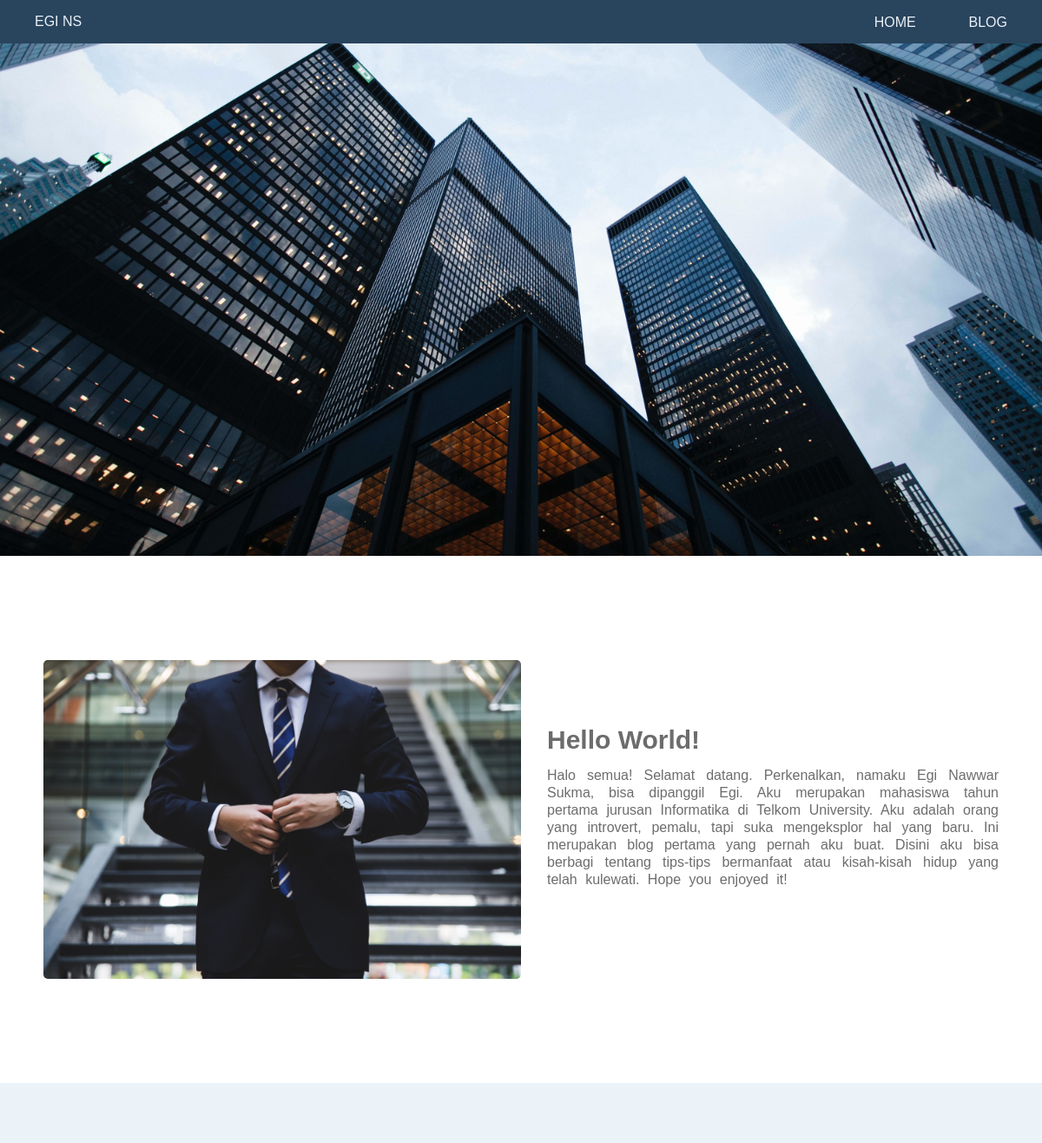
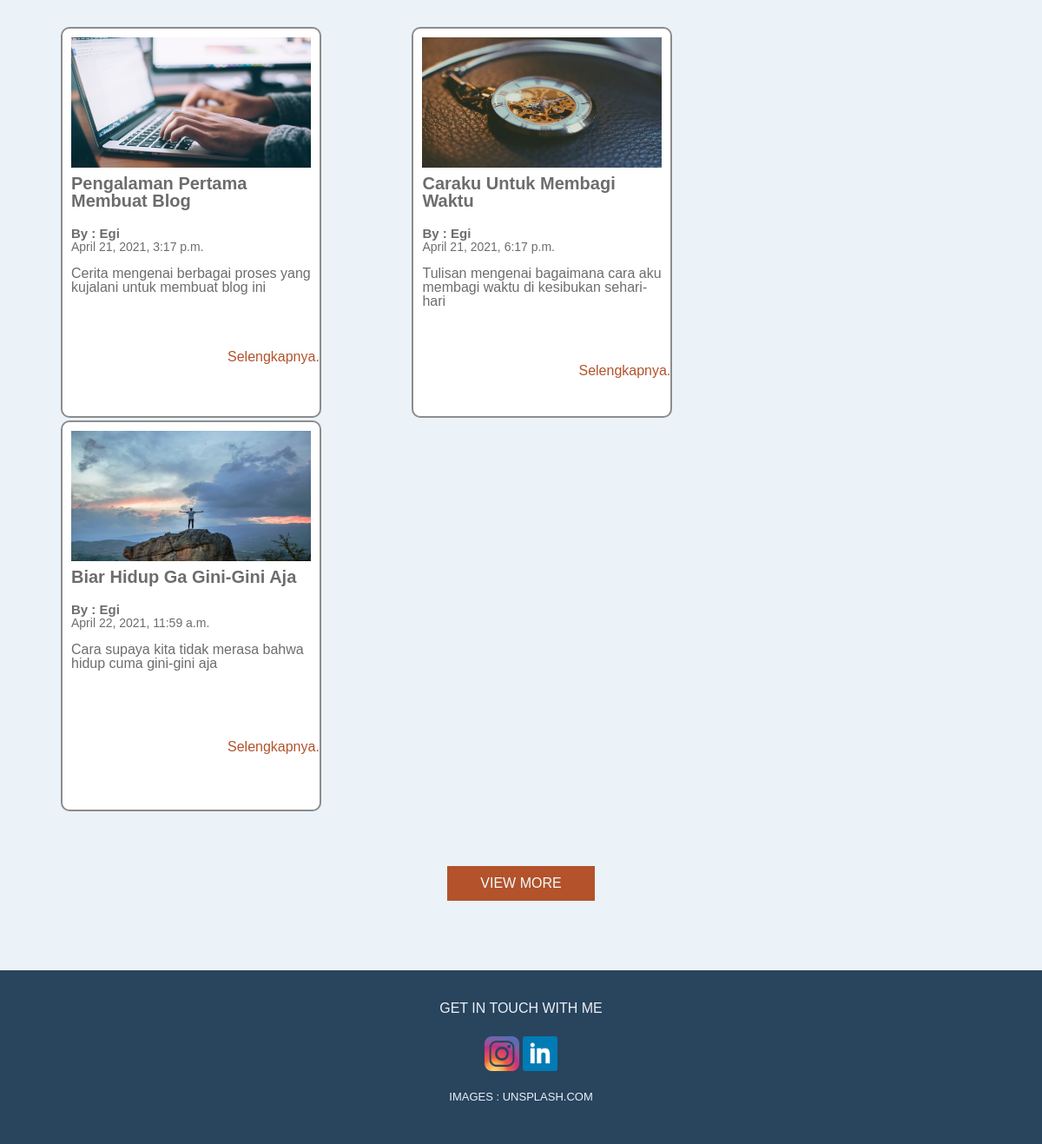
The page / on the database its author committed (2 pictures, top to bottom).
### myblog/models.py (models this page shows, shortened)
class Halaman(models.Model):
    gambar = models.ImageField(null=True, upload_to="static/image")
    judul = models.CharField(max_length=50)
    penulis = models.CharField(max_length=40)
    waktu = models.DateTimeField(auto_now_add=True)
    ringkasan = models.CharField(max_length=200, null=True)
    artikel = models.TextField()

### myblog/views.py (the view)
# urls.py: 2. Add a URL to urlpatterns:  path('', views.home, name='home')
def home(request):
    blog1 = Halaman.objects.get(id=4)
    blog2 = Halaman.objects.get(id=5)
    blog3 = Halaman.objects.get(id=6)
    konteks = {
        'blog1' : blog1,
        'blog2' : blog2,
        'blog3' : blog3,
    }
    return render(request, 'home.html', konteks)

### myblog/templates/home.html (shortened to what this page needs)
{% load static %}
<!DOCTYPE html>
<html lang="en">
<head>
    <link rel="stylesheet" href="{% static 'css/homestyle.css' %}">
</head>
<div class="header">
    <div class="bar">
        <div class="egi">EGI NS</div>
        <a href="{% url 'home' %}" id="home">HOME</a>
        <a href="/blog/" id="blog">BLOG</a>
    </div>
</div>
<body>
    <div class="opening cf">
        <img src="../../static/image/opening.jpg" alt="">
        <h2>Hello World!</h2>
        <p>Halo semua! Selamat datang. Perkenalkan, namaku Egi Nawwar Sukma, bisa dipanggil Egi. Aku merupakan mahasiswa tahun pertama jurusan Informatika di Telkom University. Aku adalah orang yang introvert, pemalu, tapi suka mengeksplor hal yang baru. Ini merupakan blog pertama yang pernah aku buat. Disini aku bisa berbagi tentang tips-tips bermanfaat atau kisah-kisah hidup yang telah kulewati. Hope you enjoyed it! </p>
    </div>
    <div class="review">
        <div class="blog1">
            <img src="{{blog1.gambar.url}}" />
            <h2>{{blog1.judul}}</h2>
            <h5>By : {{blog1.penulis}} <br>
                <span id='waktu'>{{blog1.waktu}}</span></h5>
            <p>{{blog1.ringkasan}}</p><br><br>
            <a href="/blog/4"><p><span id="lanjut">Selengkapnya..</span></p></a><br>
        </div>
        <div class="blog2">
            <img src="{{blog2.gambar.url}}" />
            <h2>{{blog2.judul}}</h2>
            <h5>By : {{blog2.penulis}} <br>
                <span id='waktu'>{{blog2.waktu}}</span></h5>
            <p>{{blog2.ringkasan}}</p><br><br>
            <a href="/blog/5"><p><span id="lanjut">Selengkapnya..</span></p></a><br>
        </div>
        <div class="blog3">
            <img src="{{blog3.gambar.url}}" />
            <h2>{{blog3.judul}}</h2>
            <h5>By : {{blog3.penulis}} <br>
                <span id='waktu'>{{blog3.waktu}}</span></h5>
            <p>{{blog3.ringkasan}}</p><br><br><br>
            <a href="/blog/6"><p><span id="lanjut">Selengkapnya..</span></p></a><br>
        </div>
        <a href="/blog/"><div class="lebihbanyak">
            VIEW MORE
        </div></a>
    </div>
    <div class="contact">
        <p>GET IN TOUCH WITH ME</p>
        <a href="https://www.instagram.com/egi_ns27" target="_blank"><img src="../../static/image/ig.png" alt="Instagram"></a>
        <a href="https://www.linkedin.com/in/eginawwarsukma/" target="_blank"><img src="../../static/image/linkedin.png" alt="Linkedin"></a>
        <div class="unsplash">IMAGES : <a href="https://www.unsplash.com" target="_blank">UNSPLASH.COM</a></div>
    </div>
</body>
</html>

### static/css/homestyle.css (style rules this page uses)
html, body, div, span, applet, object, iframe, h1, h2, h3, h4, h5, h6, blockquote, pre, a, abbr, acronym, address, big, cite, code, del, dfn, em, img, ins, kbd, q, s, samp, small, strike, strong, sub, sup, tt, var, b, u, i, center, dl, dt, dd, ol, ul, li, fieldset, form, label, legend, table, caption, tbody, tfoot, thead, tr, th, td, article, aside, canvas, details, embed, figure, figcaption, footer, header, hgroup, menu, nav, output, ruby, section, summary, time, mark, audio, video { margin: 0; padding: 0; border: 0; font-size: 100%; font: inherit; vertical-align: baseline; }
body { line-height: 1; }
.bar { height: 50px; background-color: #29445d; text-align: end; line-height: 50px; }
.bar .egi { text-align: left; font-size: 16px; color: #ebf2f8; position: relative; margin-left: 40px; }
.bar a { font-size: 16px; color: #ebf2f8; position:relative; top: -70px; margin-right: 40px; }
.header, body { font-family: 'Gill Sans', 'Gill Sans MT', Calibri, 'Trebuchet MS', sans-serif; }
.header { height:640px; margin: auto; margin-bottom: 50px; background-image: url(../image/hero.jpg); background-size: cover; background-position: 0 -100px ; text-align: center; font-size: 75px; color: #decb91; font-family:'Gill Sans', 'Gill Sans MT', Calibri, 'Trebuchet MS', sans-serif; }
.opening { margin: 120px 50px; text-align:justify; color: rgba(0, 0, 0, 0.575); }
.opening h2 { font-weight: bold; font-size: 30px; margin-bottom: 10px; margin-top: 7%; }
.opening p { word-spacing: 5px; line-height: 20px; }
.opening img { width: 50%; height: 52%; float: left; margin-right: 30px; border-radius: 5px; }
.review { background-color:#ebf2f8; padding: 100px 20px 100px 20px; }
.blog1, .blog2, .blog3 { margin: auto 50px; padding: 10px; width: 300px; height: 450px; display: inline-block; border: 2px solid rgba(0, 0, 0, 0.452); background-color: white; color: rgba(0, 0, 0, 0.575); overflow: hidden; border-radius: 10px; transition: 1s; box-sizing: border-box; }
.blog1 h2, .blog2 h2, .blog3 h2 { font-size: 20px; font-weight: bolder; margin: 5px 0px; }
.blog1 h5, .blog2 h5, .blog3 h5 { font-size: 15px; font-weight: bolder; margin: 20px 0px 7px 0px; }
#waktu { font-size: 14px; font-weight: lighter; }
.blog1 img, .blog2 img, .blog3 img { width: 100%; height: 150px; }
.review #lanjut { width: 1000px; margin-left:180px; color:#b3522b; }
.review .lebihbanyak { display: block; width: 170px; height: 40px; text-align: center; line-height: 40px; margin: auto; margin-top: 60px; background-color:#b3522b; text-decoration: none; }
a .lebihbanyak { text-decoration: none; color:azure; }
body a { text-decoration: none; }
.contact { margin-top: -20px; background-color:#29445d; height: 200px; text-align: center; color:#ebf2f8; padding-top: 20px; box-sizing: border-box; }
.contact img { height: 40px; margin-top: 8px; display: inline-block; }
.unsplash { font-size: 13px; color:#ebf2f8; margin-top: 20px; }
.unsplash a { text-decoration: none; color:#ebf2f8; }
.cf:before, .cf:after { content: " "; display: table; }
.cf:after { clear: both; }
.cf { *zoom: 1; }

### rows shown on the page
Halaman: gambar (picture), judul "Pengalaman Pertama Membuat Blog", penulis "Egi", waktu "April 21, 2021, 3:17 p.m.", ringkasan "Cerita mengenai berbagai proses yang kujalani untuk membuat blog ini"
Halaman: gambar (picture), judul "Caraku Untuk Membagi Waktu", penulis "Egi", waktu "April 21, 2021, 6:17 p.m.", ringkasan "Tulisan mengenai bagaimana cara aku membagi waktu di kesibukan sehari-hari"
Halaman: gambar (picture), judul "Biar Hidup Ga Gini-Gini Aja", penulis "Egi", waktu "April 22, 2021, 11:59 a.m.", ringkasan "Cara supaya kita tidak merasa bahwa hidup cuma gini-gini aja"
